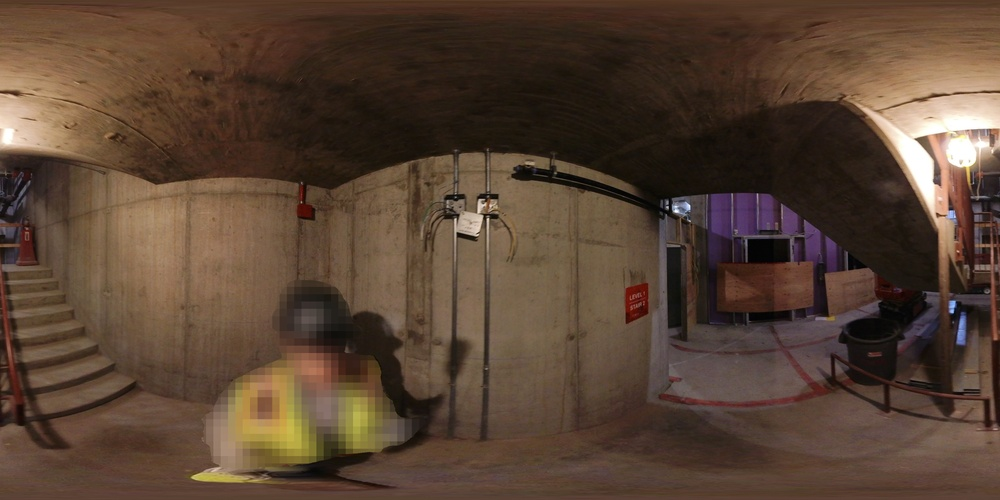
#> input picture Task_1/input/Task1/RLT1746244567461/images/VID_20250502_152405_00_065_IMG_00001.JPG, 1000 x 500 px, shrunk from 4096 x 2048 before the run; its folder holds only this picture in this run
$ python -i regions.py   (imports and definitions only)
#> lines starting #> are read from the running program, lines starting #| are printed output that depends on the picture
#> further down, picture is the input picture: shape (500, 1000, 3); mean B, G, R 51.7, 67, 88
# utils/regions.py
# ─────────────────────────────────────────────
# Region masking for equirectangular images.
#
# Extracts the analysis region by masking:
#   - Top 20%: pole distortion artifacts
#   - Bottom 20%: camera operator + floor
#
# All checks (blur, darkness, duplicates) operate
# on these consistently masked regions.
# ─────────────────────────────────────────────

import cv2
import numpy as np
from config import CONFIG


def get_analysis_bounds(frame_shape: tuple[int, ...]) -> tuple[int, int]:
    """
    Compute vertical bounds of the analysis region.

    Args:
        frame_shape: shape tuple from image array (H, W, C) or (H, W)

    Returns:
        (y1, y2): start and end row (end-exclusive) of the analysis region
    """
    h = frame_shape[0]
    top_crop = int(h * CONFIG["top_crop"])
    bottom_crop = int(h * CONFIG["bottom_crop"])
    y1 = top_crop
    y2 = h - bottom_crop
    return y1, y2


# [47 lines left out: functions get_analysis_region, get_analysis_region_gray, get_analysis_region_hsv, not called in this run]


def draw_analysis_overlay(frame: np.ndarray) -> np.ndarray:
    """
    Draw overlay showing ignored/used bands on the input frame.

    - Top ignored band: red tint
    - Analysis region : green tint
    - Bottom ignored band: red tint

    Args:
        frame: BGR image

    Returns:
        BGR image with visualization overlay and boundary lines
    """
    y1, y2 = get_analysis_bounds(frame.shape)
#> y1 = 100; y2 = 400
    vis = frame.copy()

    # Tint masks
    red = np.array([0, 0, 255], dtype=np.uint8)
    green = np.array([0, 255, 0], dtype=np.uint8)

    top = vis[:y1, :, :]
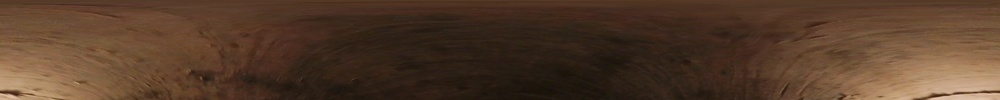
#> top: shape (100, 1000, 3); mean B, G, R 41.9, 59.7, 84.7
    mid = vis[y1:y2, :, :]
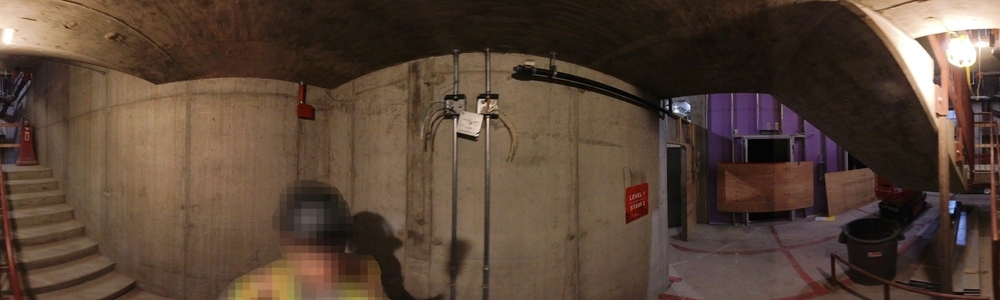
#> mid: shape (300, 1000, 3); mean B, G, R 54.3, 68.1, 87.4
    bot = vis[y2:, :, :]
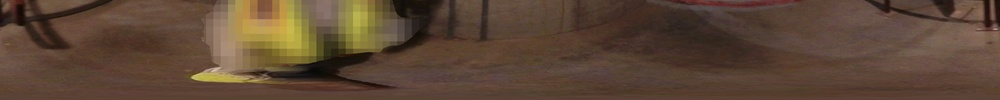
#> bot: shape (100, 1000, 3); mean B, G, R 53.7, 70.7, 92.9

    if top.size > 0:
        top[:] = cv2.addWeighted(top, 0.65, np.full_like(top, red), 0.35, 0)
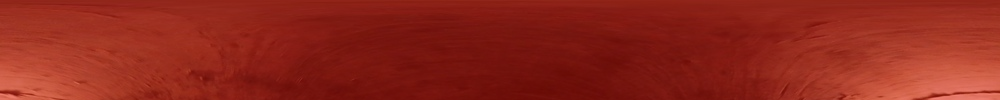
#> top: shape (100, 1000, 3); mean B, G, R 27.2, 38.8, 144.3
    if mid.size > 0:
        mid[:] = cv2.addWeighted(mid, 0.75, np.full_like(mid, green), 0.25, 0)
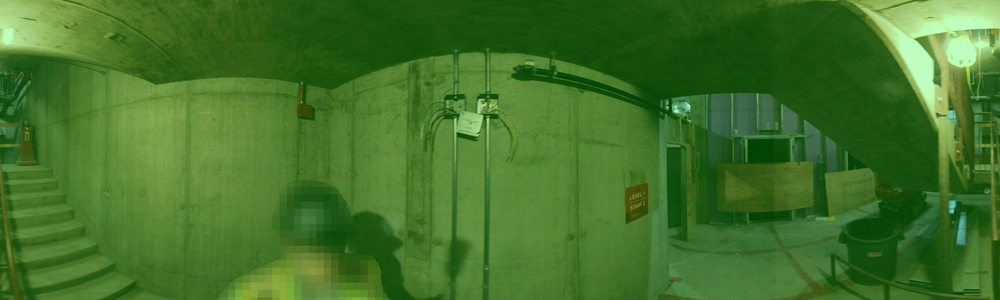
#> mid: shape (300, 1000, 3); mean B, G, R 40.7, 114.8, 65.6
    if bot.size > 0:
        bot[:] = cv2.addWeighted(bot, 0.65, np.full_like(bot, red), 0.35, 0)
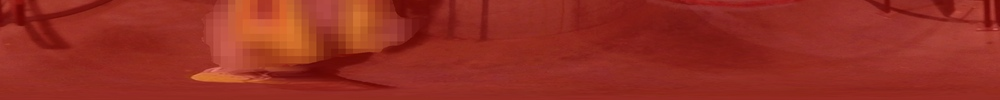
#> bot: shape (100, 1000, 3); mean B, G, R 34.9, 46, 149.6

    # Boundaries
    cv2.line(vis, (0, y1), (vis.shape[1] - 1, y1), (255, 255, 255), 2)
    cv2.line(vis, (0, y2), (vis.shape[1] - 1, y2), (255, 255, 255), 2)

    # Labels
    cv2.putText(vis, "IGNORED (TOP)", (20, max(25, y1 // 2)), cv2.FONT_HERSHEY_SIMPLEX, 0.8, (255, 255, 255), 2)
    cv2.putText(vis, "ANALYSIS REGION", (20, y1 + 35), cv2.FONT_HERSHEY_SIMPLEX, 0.9, (255, 255, 255), 2)
    cv2.putText(vis, "IGNORED (BOTTOM)", (20, min(vis.shape[0] - 20, y2 + 35)), cv2.FONT_HERSHEY_SIMPLEX, 0.8, (255, 255, 255), 2)
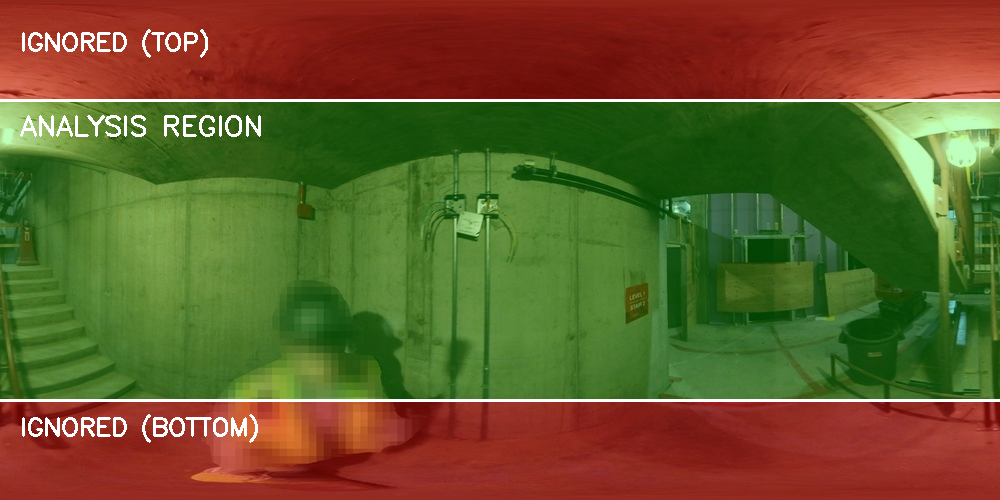
#> vis: shape (500, 1000, 3); mean B, G, R 41.8, 89.9, 101.2

    return vis

>>> import cv2
>>> picture = cv2.imread('../input/Task1/RLT1746244567461/images/VID_20250502_152405_00_065_IMG_00001.JPG')
>>> result = draw_analysis_overlay(picture)

$ run again, on Task_1/input/Task1/RLT1746244567461/images/VID_20250502_152405_00_065_IMG_00003.JPG
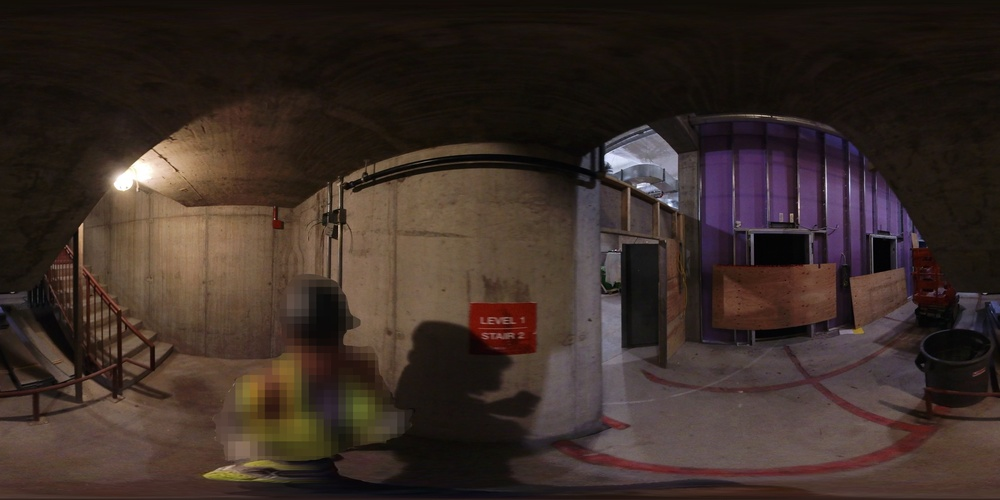
#> input picture Task_1/input/Task1/RLT1746244567461/images/VID_20250502_152405_00_065_IMG_00003.JPG, 1000 x 500 px, shrunk from 4096 x 2048 before the run
#> picture is the input picture: shape (500, 1000, 3); mean B, G, R 39, 45, 58.8
#> in draw_analysis_overlay, `bot[:] = cv2.addWeighted(bot, 0.65, np.full_like(bot, red), 0.35, 0)`:
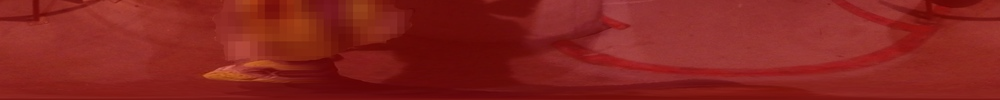
#> bot: shape (100, 1000, 3); mean B, G, R 31.2, 35.8, 135.8
#> in draw_analysis_overlay, `cv2.putText(vis, "IGNORED (BOTTOM)", (20, min(vis.shape[0] - 20, y2 + ..`:
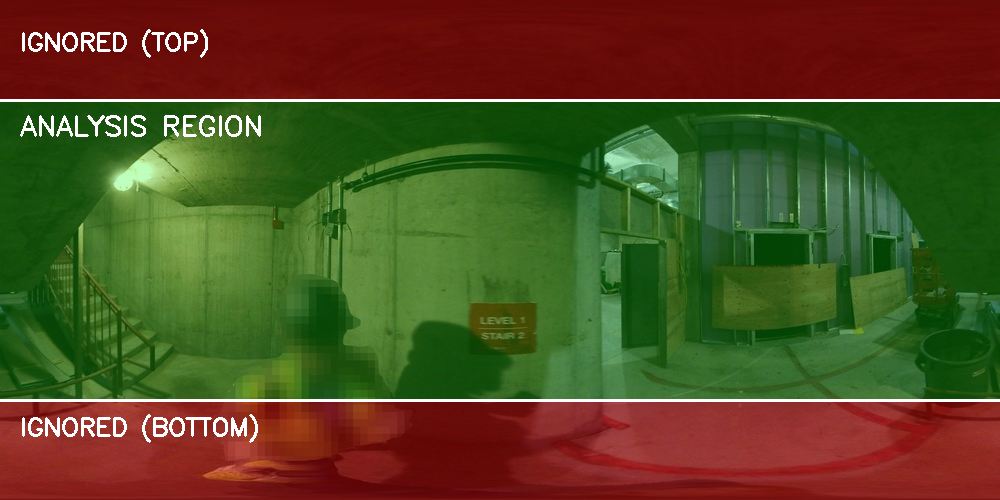
#> vis: shape (500, 1000, 3); mean B, G, R 33.4, 75.1, 81.8

$ run again, on Task_1/input/Task1/RLT1746244567461/images/VID_20250502_152405_00_065_IMG_00004.JPG
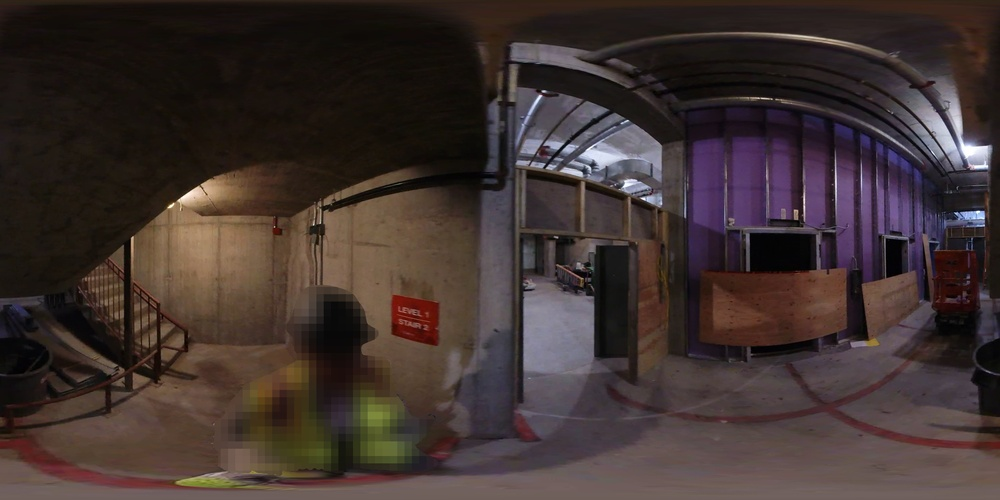
#> input picture Task_1/input/Task1/RLT1746244567461/images/VID_20250502_152405_00_065_IMG_00004.JPG, 1000 x 500 px, shrunk from 4096 x 2048 before the run
#> picture is the input picture: shape (500, 1000, 3); mean B, G, R 47.7, 50.3, 63.1
#> in draw_analysis_overlay, `cv2.putText(vis, "IGNORED (BOTTOM)", (20, min(vis.shape[0] - 20, y2 + ..`:
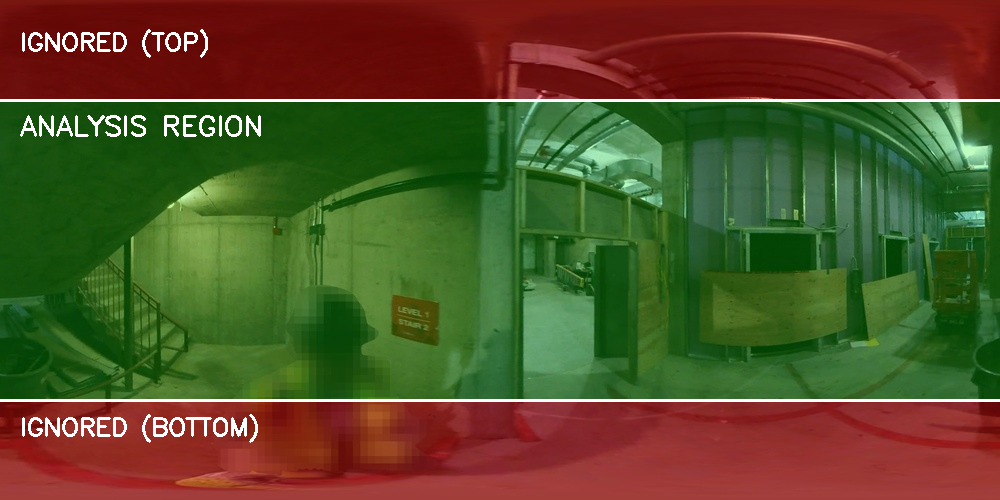
#> vis: shape (500, 1000, 3); mean B, G, R 39.3, 78.6, 84.5
